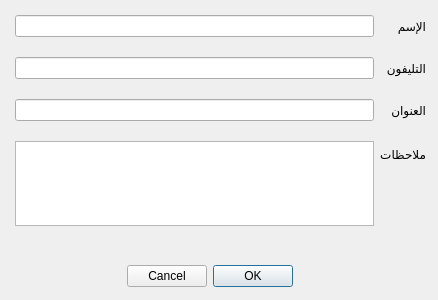
<?xml version="1.0" encoding="UTF-8"?>
<ui version="4.0">
 <class>MerchantsDialog</class>
 <widget class="QDialog" name="MerchantsDialog">
  <property name="geometry">
   <rect>
    <x>0</x>
    <y>0</y>
    <width>438</width>
    <height>300</height>
   </rect>
  </property>
  <property name="windowTitle">
   <string>إضافة مورد</string>
  </property>
  <property name="layoutDirection">
   <enum>Qt::RightToLeft</enum>
  </property>
  <property name="locale">
   <locale language="Arabic" country="Egypt"/>
  </property>
  <property name="modal">
   <bool>true</bool>
  </property>
  <widget class="QDialogButtonBox" name="buttonBox">
   <property name="geometry">
    <rect>
     <x>40</x>
     <y>260</y>
     <width>341</width>
     <height>32</height>
    </rect>
   </property>
   <property name="orientation">
    <enum>Qt::Horizontal</enum>
   </property>
   <property name="standardButtons">
    <set>QDialogButtonBox::Cancel|QDialogButtonBox::Ok</set>
   </property>
   <property name="centerButtons">
    <bool>true</bool>
   </property>
  </widget>
  <widget class="QWidget" name="formLayoutWidget">
   <property name="geometry">
    <rect>
     <x>10</x>
     <y>10</y>
     <width>421</width>
     <height>221</height>
    </rect>
   </property>
   <layout class="QFormLayout" name="frmLayout">
    <property name="rowWrapPolicy">
     <enum>QFormLayout::WrapLongRows</enum>
    </property>
    <property name="verticalSpacing">
     <number>20</number>
    </property>
    <property name="leftMargin">
     <number>5</number>
    </property>
    <property name="topMargin">
     <number>5</number>
    </property>
    <property name="rightMargin">
     <number>5</number>
    </property>
    <property name="bottomMargin">
     <number>5</number>
    </property>
    <item row="0" column="0">
     <widget class="QLabel" name="nameLabel">
      <property name="sizePolicy">
       <sizepolicy hsizetype="Preferred" vsizetype="Preferred">
        <horstretch>0</horstretch>
        <verstretch>0</verstretch>
       </sizepolicy>
      </property>
      <property name="text">
       <string>الإسم</string>
      </property>
      <property name="buddy">
       <cstring>nameText</cstring>
      </property>
     </widget>
    </item>
    <item row="0" column="1">
     <widget class="QLineEdit" name="nameText"/>
    </item>
    <item row="1" column="0">
     <widget class="QLabel" name="phoneLabel">
      <property name="minimumSize">
       <size>
        <width>40</width>
        <height>0</height>
       </size>
      </property>
      <property name="text">
       <string>التليفون</string>
      </property>
      <property name="buddy">
       <cstring>phoneText</cstring>
      </property>
     </widget>
    </item>
    <item row="1" column="1">
     <widget class="QLineEdit" name="phoneText"/>
    </item>
    <item row="2" column="0">
     <widget class="QLabel" name="addressLabel">
      <property name="minimumSize">
       <size>
        <width>40</width>
        <height>0</height>
       </size>
      </property>
      <property name="text">
       <string>العنوان</string>
      </property>
      <property name="buddy">
       <cstring>addressText</cstring>
      </property>
     </widget>
    </item>
    <item row="2" column="1">
     <widget class="QLineEdit" name="addressText"/>
    </item>
    <item row="3" column="0">
     <widget class="QLabel" name="notesLabel">
      <property name="minimumSize">
       <size>
        <width>44</width>
        <height>0</height>
       </size>
      </property>
      <property name="text">
       <string>ملاحظات</string>
      </property>
     </widget>
    </item>
    <item row="3" column="1">
     <widget class="QPlainTextEdit" name="notesText">
      <property name="acceptDrops">
       <bool>false</bool>
      </property>
     </widget>
    </item>
   </layout>
  </widget>
 </widget>
 <resources/>
 <connections>
  <connection>
   <sender>buttonBox</sender>
   <signal>accepted()</signal>
   <receiver>MerchantsDialog</receiver>
   <slot>accept()</slot>
   <hints>
    <hint type="sourcelabel">
     <x>248</x>
     <y>254</y>
    </hint>
    <hint type="destinationlabel">
     <x>157</x>
     <y>274</y>
    </hint>
   </hints>
  </connection>
  <connection>
   <sender>buttonBox</sender>
   <signal>rejected()</signal>
   <receiver>MerchantsDialog</receiver>
   <slot>reject()</slot>
   <hints>
    <hint type="sourcelabel">
     <x>316</x>
     <y>260</y>
    </hint>
    <hint type="destinationlabel">
     <x>286</x>
     <y>274</y>
    </hint>
   </hints>
  </connection>
 </connections>
</ui>
